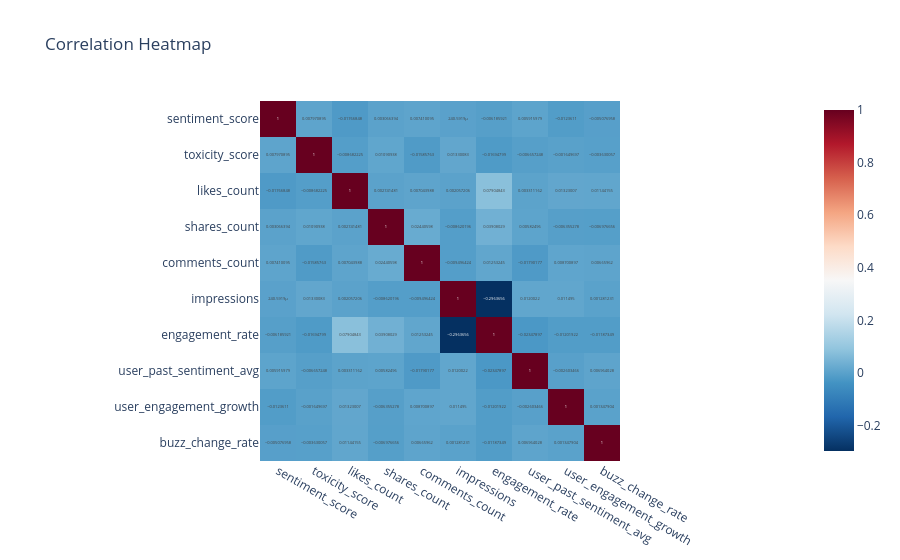

This figure's notebook cell:
### Markdown cell above
<div style="background-color:#E6F2FF; padding: 10px; border-radius: 8px; box-shadow: 0 1px 3px 0 rgba(0, 0, 0, 0.1); border:1px solid #66C2A5; margin-top: 10px; margin-left: 20px;">
    <h2 style="font-size:20px; font-family:Georgia, serif; color:#333333; text-align: left; margin: 0;">
        4.3 HeatMap
    </h2>
</div>

### Code cell
numeric_df = df.select_dtypes(include=['int64','float64'])
corr_matrix = numeric_df.corr()
px.imshow(corr_matrix, text_auto=True, color_continuous_scale='RdBu_r', title="Correlation Heatmap")

### Figure 1 — Plotly figure (JSON) as saved in the notebook; plotly's stock layout.template omitted (floating-point values rounded to 4 significant figures)
{"data": [{"coloraxis": "coloraxis", "hovertemplate": "x: %{x}<br>y: %{y}<br>color: %{z}<extra></extra>", "name": "0", "texttemplate": "%{z}", "type": "heatmap", "x": ["sentiment_score", "toxicity_score", "likes_count", "shares_count", "comments_count", "impressions", "engagement_rate", "user_past_sentiment_avg", "user_engagement_growth", "buzz_change_rate"], "xaxis": "x", "y": ["sentiment_score", "toxicity_score", "likes_count", "shares_count", "comments_count", "impressions", "engagement_rate", "user_past_sentiment_avg", "user_engagement_growth", "buzz_change_rate"], "yaxis": "y", "z": [[1.0, 0.007971, -0.01767, 0.003066, 0.00741, 0.0002406, -0.006186, 0.005916, -0.01236, -0.005077], [0.007971, 1.0, -0.008682, 0.01091, -0.01586, 0.0133, -0.01695, -0.006657, -0.00165, -0.00363], [-0.01767, -0.008682, 1.0, 0.002741, 0.007044, 0.002057, 0.07905, 0.003311, 0.01323, 0.01144], [0.003066, 0.01091, 0.002741, 1.0, 0.02441, -0.00862, 0.03908, 0.005825, -0.006355, -0.006977], [0.00741, -0.01586, 0.007044, 0.02441, 1.0, -0.009496, 0.01253, -0.0179, 0.008701, 0.00666], [0.0002406, 0.0133, 0.002057, -0.00862, -0.009496, 1.0, -0.2964, 0.012, 0.0115, 0.001281], [-0.006186, -0.01695, 0.07905, 0.03908, 0.01253, -0.2964, 1.0, -0.02348, -0.01202, -0.01187], [0.005916, -0.006657, 0.003311, 0.005825, -0.0179, 0.012, -0.02348, 1.0, -0.002603, 0.006964], [-0.01236, -0.00165, 0.01323, -0.006355, 0.008701, 0.0115, -0.01202, -0.002603, 1.0, 0.001348], [-0.005077, -0.00363, 0.01144, -0.006977, 0.00666, 0.001281, -0.01187, 0.006964, 0.001348, 1.0]]}], "layout": {"coloraxis": {"colorscale": [[0, "rgb(5,48,97)"], [0.1, "rgb(33,102,172)"], [0.2, "rgb(67,147,195)"], [0.3, "rgb(146,197,222)"], [0.4, "rgb(209,229,240)"], [0.5, "rgb(247,247,247)"], [0.6, "rgb(253,219,199)"], [0.7, "rgb(244,165,130)"], [0.8, "rgb(214,96,77)"], [0.9, "rgb(178,24,43)"], [1, "rgb(103,0,31)"]]}, "title": {"text": "Correlation Heatmap"}, "xaxis": {"anchor": "y", "constrain": "domain", "domain": [0, 1], "scaleanchor": "y"}, "yaxis": {"anchor": "x", "autorange": "reversed", "constrain": "domain", "domain": [0, 1]}}}
